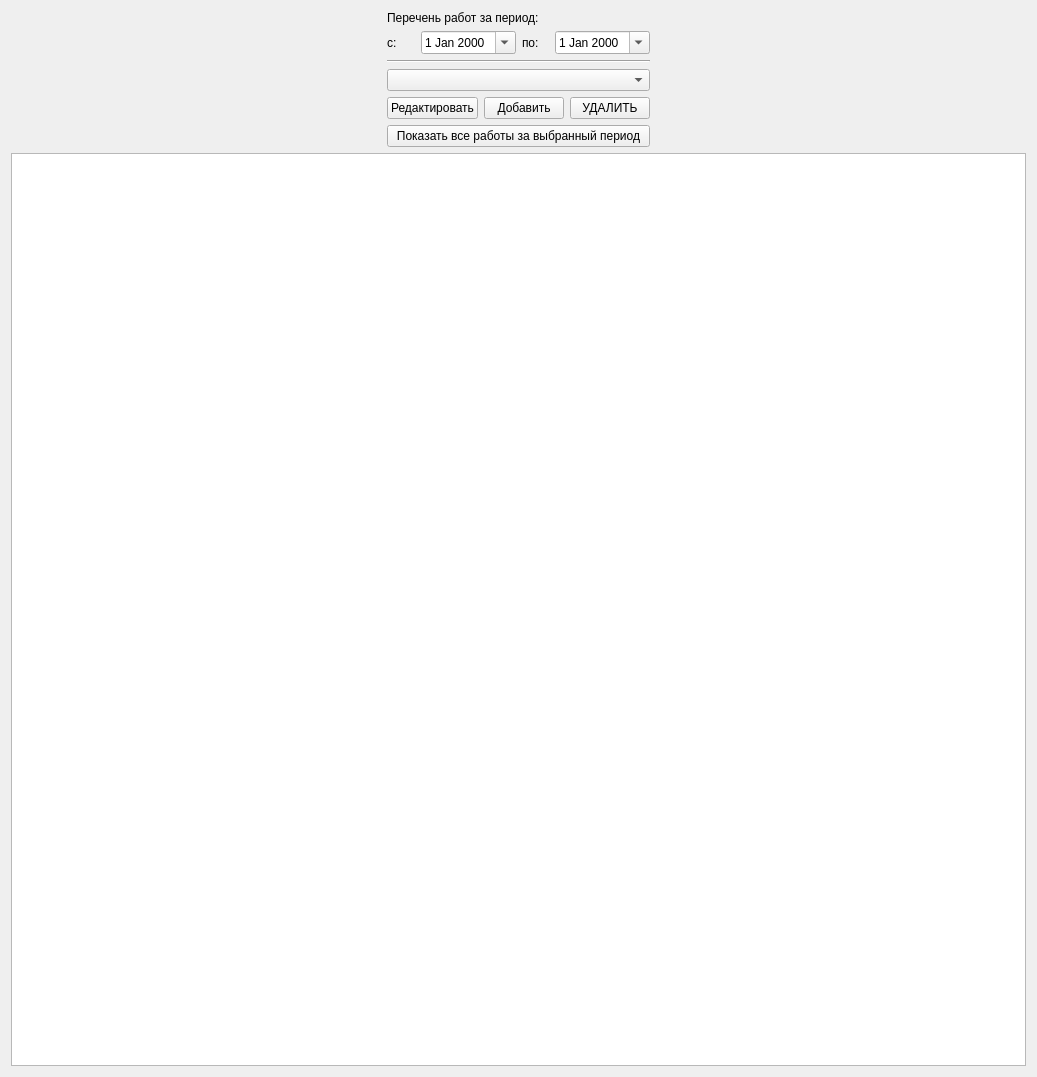
<?xml version="1.0" encoding="UTF-8"?>
<ui version="4.0">
 <class>WorkReportsWidget</class>
 <widget class="QWidget" name="WorkReportsWidget">
  <property name="geometry">
   <rect>
    <x>0</x>
    <y>0</y>
    <width>1037</width>
    <height>1077</height>
   </rect>
  </property>
  <property name="windowTitle">
   <string>Form</string>
  </property>
  <layout class="QVBoxLayout" name="verticalLayout_3">
   <item>
    <layout class="QVBoxLayout" name="verticalLayout_2">
     <item>
      <layout class="QHBoxLayout" name="horizontalLayout_3">
       <item>
        <spacer name="horizontalSpacer_3">
         <property name="orientation">
          <enum>Qt::Orientation::Horizontal</enum>
         </property>
         <property name="sizeHint" stdset="0">
          <size>
           <width>48</width>
           <height>20</height>
          </size>
         </property>
        </spacer>
       </item>
       <item>
        <layout class="QVBoxLayout" name="verticalLayout">
         <item>
          <widget class="QLabel" name="label_period_name">
           <property name="text">
            <string>Перечень работ за период:</string>
           </property>
          </widget>
         </item>
         <item>
          <layout class="QHBoxLayout" name="horizontalLayout">
           <item>
            <widget class="QLabel" name="label_prefix_start_period">
             <property name="text">
              <string>с:</string>
             </property>
            </widget>
           </item>
           <item>
            <widget class="QDateEdit" name="dateEdit_start_period">
             <property name="calendarPopup">
              <bool>true</bool>
             </property>
            </widget>
           </item>
           <item>
            <widget class="QLabel" name="label_prefix_end_period">
             <property name="text">
              <string>по:</string>
             </property>
            </widget>
           </item>
           <item>
            <widget class="QDateEdit" name="dateEdit_end_period">
             <property name="keyboardTracking">
              <bool>true</bool>
             </property>
             <property name="showGroupSeparator" stdset="0">
              <bool>false</bool>
             </property>
             <property name="calendarPopup">
              <bool>true</bool>
             </property>
            </widget>
           </item>
          </layout>
         </item>
         <item>
          <widget class="Line" name="line">
           <property name="orientation">
            <enum>Qt::Orientation::Horizontal</enum>
           </property>
          </widget>
         </item>
         <item>
          <widget class="QComboBox" name="comboBox_work_list"/>
         </item>
         <item>
          <layout class="QHBoxLayout" name="horizontalLayout_2">
           <item>
            <widget class="QPushButton" name="pushButton_edit_work">
             <property name="text">
              <string>Редактировать</string>
             </property>
            </widget>
           </item>
           <item>
            <widget class="QPushButton" name="pushButton_add_work">
             <property name="text">
              <string>Добавить</string>
             </property>
            </widget>
           </item>
           <item>
            <widget class="QPushButton" name="pushButton_delete_work">
             <property name="text">
              <string>УДАЛИТЬ</string>
             </property>
            </widget>
           </item>
          </layout>
         </item>
         <item>
          <widget class="QPushButton" name="pushButton_show_all_works">
           <property name="text">
            <string>Показать все работы за выбранный период</string>
           </property>
          </widget>
         </item>
        </layout>
       </item>
       <item>
        <spacer name="horizontalSpacer_2">
         <property name="orientation">
          <enum>Qt::Orientation::Horizontal</enum>
         </property>
         <property name="sizeHint" stdset="0">
          <size>
           <width>40</width>
           <height>20</height>
          </size>
         </property>
        </spacer>
       </item>
      </layout>
     </item>
     <item>
      <widget class="QTableWidget" name="tableWidget_works_data_table"/>
     </item>
    </layout>
   </item>
  </layout>
 </widget>
 <resources/>
 <connections/>
</ui>
